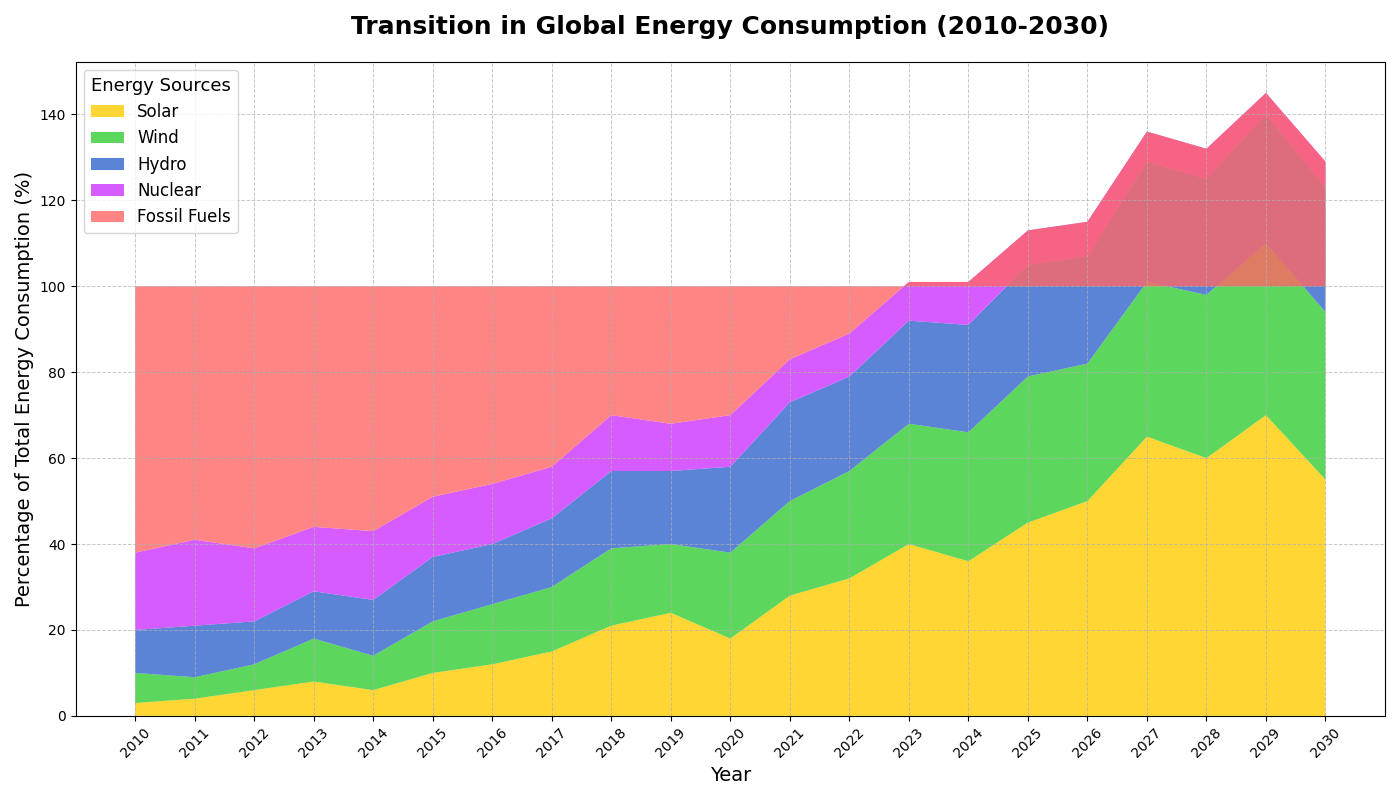

Reproduce this figure in Python.
import matplotlib.pyplot as plt
import numpy as np

# Define years from 2010 to 2030
years = np.arange(2010, 2031)

# Modified hypothetical data: Energy consumption percentages by source
solar = np.array([3, 4, 6, 8, 6, 10, 12, 15, 21, 24, 18, 28, 32, 40, 36, 45, 50, 65, 60, 70, 55])
wind = np.array([7, 5, 6, 10, 8, 12, 14, 15, 18, 16, 20, 22, 25, 28, 30, 34, 32, 36, 38, 40, 39])
hydro = np.array([10, 12, 10, 11, 13, 15, 14, 16, 18, 17, 20, 23, 22, 24, 25, 26, 25, 28, 27, 30, 29])
nuclear = np.array([18, 20, 17, 15, 16, 14, 14, 12, 13, 11, 12, 10, 10, 9, 10, 8, 8, 7, 7, 5, 6])
fossil = 100 - (solar + wind + hydro + nuclear)

fig, ax = plt.subplots(figsize=(14, 8))

ax.stackplot(years, solar, wind, hydro, nuclear, fossil, 
             labels=['Solar', 'Wind', 'Hydro', 'Nuclear', 'Fossil Fuels'],
             colors=['#ffcc00', '#33cc33', '#3366cc', '#cc33ff', '#ff6666'],
             alpha=0.8)

ax.set_title('Transition in Global Energy Consumption (2010-2030)', fontsize=18, fontweight='bold', pad=20)
ax.set_xlabel('Year', fontsize=14)
ax.set_ylabel('Percentage of Total Energy Consumption (%)', fontsize=14)

ax.legend(loc='upper left', fontsize=12, title='Energy Sources', title_fontsize='13')
ax.grid(True, linestyle='--', linewidth=0.7, alpha=0.7)

plt.xticks(years, rotation=45)
plt.tight_layout()

plt.show()
